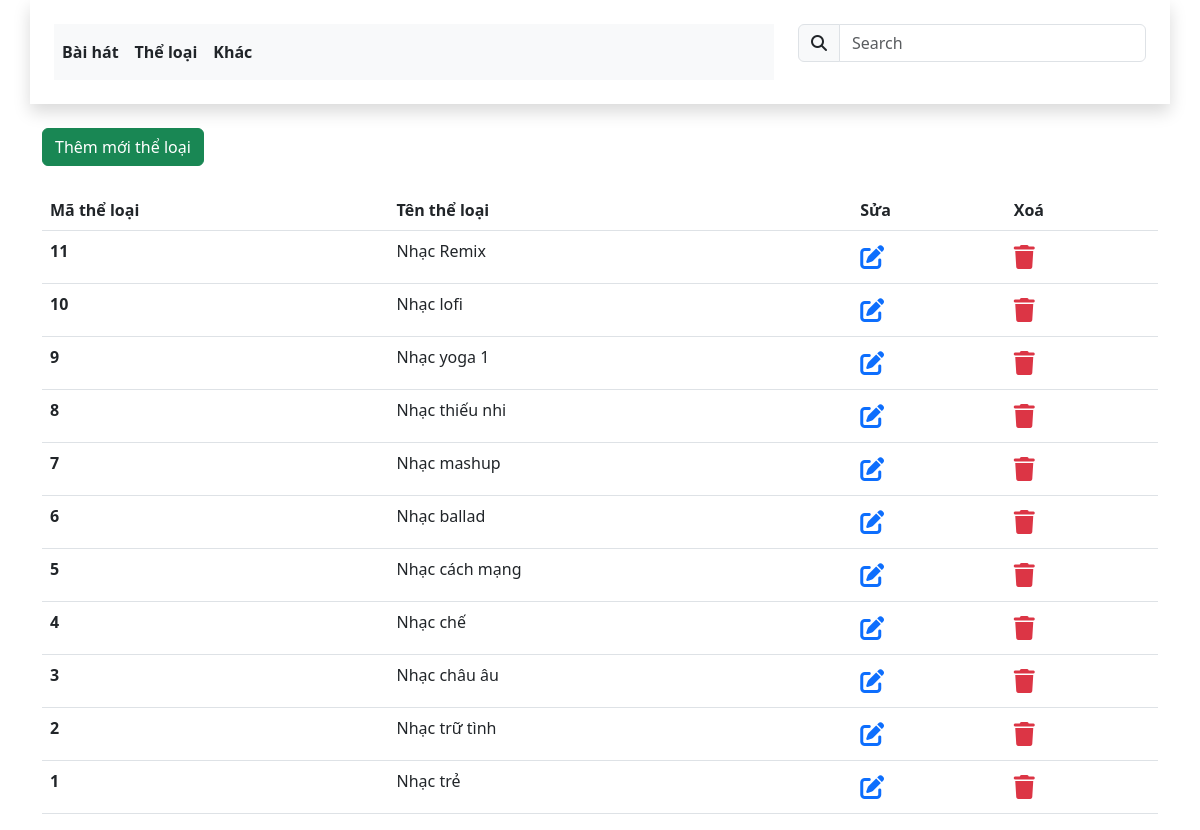
The page / on the database its author committed.
### tables this page shows
CREATE TABLE IF NOT EXISTS `category` (
  `id` int(11) NOT NULL AUTO_INCREMENT,
  `nameCategory` varchar(255) DEFAULT NULL,
  PRIMARY KEY (`id`)
);

### app/controllers/CategoryController.php (called while the page is built, shortened)
<?php
require_once APP_ROOT.'/app/services/CategoryService.php';
class CategoryController {
    public function index() {
        $categoryService = new CategoryService();
        $categories = $categoryService->getAllCategories();
        include APP_ROOT.'/app/views/category/index.php';
    }
}
?>

### app/services/CategoryService.php (called while the page is built, shortened)
<?php
require_once APP_ROOT.'/app/models/Category.php';
class CategoryService {
    public function getAllCategories() {
        $dbConnection = new DBConnection();
        $conn = $dbConnection->getConnection();
        if($conn != null){
            $sql = "SELECT * FROM category ORDER BY id DESC;";
            $stmt = $conn->prepare($sql);
            $stmt->execute();
            $Categories = [];
            while ($row = $stmt->fetch()){
                $Category = new Category($row['id'], $row['nameCategory']);
                $Categories[] = $Category;
            }
            return $Categories;
        } else {
            return $Categories = [];
        }
    }
}
?>

### app/models/Category.php (called while the page is built, shortened)
<?php
class Category {
    private $id;
    private $nameCategory;
    public function __construct($id, $nameCategory) {
        $this->id = $id;
        $this->nameCategory = $nameCategory;
    }
	public function getId() {
		return $this->id;
	}
	public function getNameCategory() {
		return $this->nameCategory;
	}
}
?>

### app/views/category/index.php (the view, shortened to what this page needs)
<!DOCTYPE html>
<html lang="en">
<head>
    <link rel="stylesheet" href="bootstrap/css/bootstrap.min.css">
    <link rel="stylesheet" href="fontawesome/css/all.min.css">
</head>
<body>
    <header>
        <?php
        include_once(APP_ROOT . '/app/views/layout/header.php')
        ?>
    </header>
    <section>
        <div class="container">
            <div class="row">
                <div class="col-12">
                    <a href="?controller=category&action=add_category">
                        <button type="button" class="btn btn-success my-4">Thêm mới thể loại</button>
                    </a>
                    <table class="table">
                        <thead>
                            <tr>
                                <th scope="col">Mã thể loại</th>
                                <th scope="col">Tên thể loại</th>
                                <th scope="col">Sửa</th>
                                <th scope="col">Xoá</th>
                            </tr>
                        </thead>
                        <tbody>
                            <?php
                            foreach ($categories as $category) {
                            ?>
                                <tr>
                                    <th scope="row"><?php echo $category->getId(); ?></th>
                                    <td><?php echo $category->getNameCategory(); ?></td>
                                    <td>
                                        <a class="fs-4 color-primary" href="?controller=category&action=edit_category&idSelect=<?php echo $category->getId(); ?>">
                                            <i class="fa-solid fa-pen-to-square"></i>
                                        </a>
                                    </td>
                                    <td>
                                        <a class="fs-4 color-primary user-delete-link" href="" data-bs-toggle="modal" data-bs-target="#modal<?php echo $category->getId(); ?>">
                                            <i class="fa-solid fa-trash text-danger"></i>
                                        </a>
                                    </td>
                                </tr>
                            <?php } ?>
                        </tbody>
                    </table>
                </div>
            </div>
        </div>
    </section>
</body>
</html>

### public/index.php (shortened to what this page needs)
<?php
$controller = isset($_GET['controller']) ? $_GET['controller'] : 'category';
$action     = isset($_GET['action']) ? $_GET['action'] : 'index';
$controller = ucfirst($controller);
$controller = $controller."Controller";
$myController = new $controller();
if (method_exists($myController, $action)) {
    $myController->$action();
} else {
    echo "$action does not exist in $controller class";
}
?>

### app/views/layout/header.php
<div class="container p-4 shadow">
    <div class="row">
        <div class="col-md-8">
            <nav class="navbar navbar-expand-lg navbar-light bg-light">
                <div class="collapse navbar-collapse" id="navbarNav">
                    <ul class="navbar-nav">
                        <li class="nav-item">
                            <a class="nav-link fw-bold text-dark" id="baihat" href="?controller=song&action=index">Bài hát</a>
                        </li>
                        <li class="nav-item">
                            <a class="nav-link fw-bold text-dark" id="theloai" href="?controller=category&action=index">Thể loại</a>
                        </li>
                        <li class="nav-item">
                            <a class="nav-link fw-bold text-dark" id="theloai" href="?controller=other&action=index">Khác</a>
                        </li>
                    </ul>
                </div>
            </nav>
        </div>
        <div class="col-md-4">
            <div class="input-group">
                <span class="input-group-text" id="basic-addon1"><i class="fa-solid fa-magnifying-glass"></i></span>
                <input type="text" class="form-control" placeholder="Search" aria-label="Search" aria-describedby="basic-addon1">
            </div>
        </div>
    </div>
</div>

### rows shown on the page
category: id "11", nameCategory "Nhạc Remix"
category: id "10", nameCategory "Nhạc lofi"
category: id "9", nameCategory "Nhạc yoga 1"
category: id "8", nameCategory "Nhạc thiếu nhi"
category: id "7", nameCategory "Nhạc mashup"
category: id "6", nameCategory "Nhạc ballad"
category: id "5", nameCategory "Nhạc cách mạng"
category: id "4", nameCategory "Nhạc chế"
category: id "3", nameCategory "Nhạc châu âu"
category: id "2", nameCategory "Nhạc trữ tình"
category: id "1", nameCategory "Nhạc trẻ"
